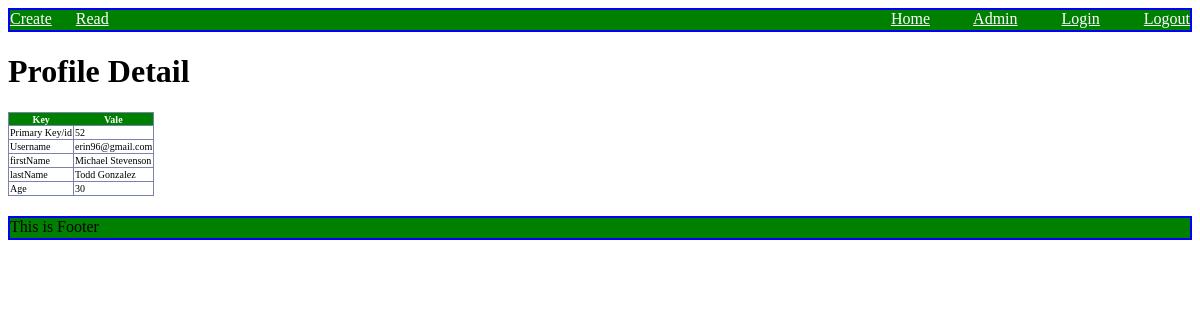
/twmprofile/detailView/52/, run on the app's committed database.
### twmprofile/models.py (models this page shows, shortened)
class Profile(models.Model):
    username = models.CharField(max_length=30)
    password = models.CharField(max_length=30)
    firstName = models.CharField(max_length=30)
    lastName = models.CharField(max_length=30)
    age = models.IntegerField(default=18)

### twmprofile/classBasedViews.py (the view)
# urls.py: re_path('detailView/(?P<pk>\d+)/$', classBasedViews.ProfileDetailView.as_view(), name='detail'),
class ProfileDetailView(DetailView):
    model = Profile
    template_name = 'twmprofile/profile_detail.html'
    context_object_name = 'profile'

### templates/twmprofile/profile_detail.html
<!DOCTYPE html>
{% extends 'twmprofile/common/base.html'%}
{% block body_part %}
<h1>Profile Detail</h1>
<table>
	<tr>
		<thead>
			<th>Key</th>
			<th>Vale</th>
		</thead>
	</tr>
	<tr>
		<td>Primary Key/id</td>
		<td>{{profile.id}}</td>
	</tr>
	<tr>
		<td> Username </td>
		<td>{{profile.username}}</td>
	</tr>
	<tr>
		<td>firstName</td>
		<td>{{profile.firstName}}</td>
	</tr>
	<tr>
		<td>lastName</td>
		<td>{{profile.lastName}}</td>
	</tr>
	<tr>
		<td>Age</td>
		<td>{{profile.age}}</td>
	</tr>
</table>
{% endblock %}

### static/css/main.css (style rules this page uses)
td, table { margin:left; border:1px solid #7a83af; color:black; background:white; font-size:10px; border-collapse: collapse; }
thead { color:white; background: green; }

### data on the page
Profile: id "52", username "erin96@gmail.com", firstName "Michael Stevenson", lastName "Todd Gonzalez", age "30"
